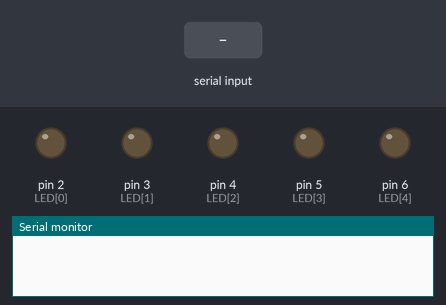
Recording of a sketch running on a simulated Arduino Uno, built with avr-gcc and run on an emulated ATmega328P. Parts: output pins drawn as LEDs (lit = HIGH), the last lines printed to the serial monitor. Dashed ring = blinking. The inputs (shaded band) are chosen by the test bench.

Above: at 0.9 s.
1.0 s: "1" received over Serial
At 1.1 s:
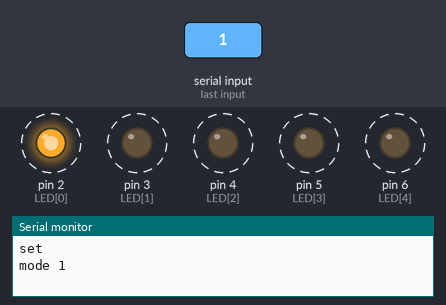
4.0 s: "3" received over Serial
At 4.45 s:
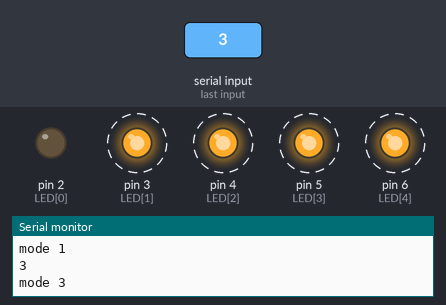
7.0 s: "0" received over Serial
At 7.15 s:
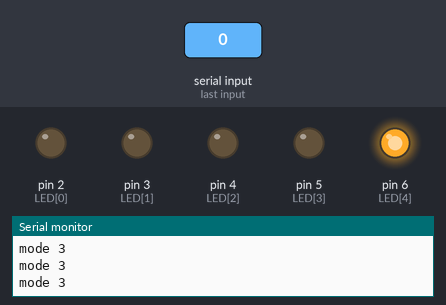
8.5 s: "2" received over Serial
At 9.0 s:
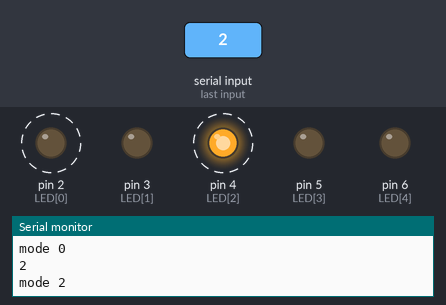
Timing chart, 0 to 12.5 s (numbered marks = the images above; inputs shaded):
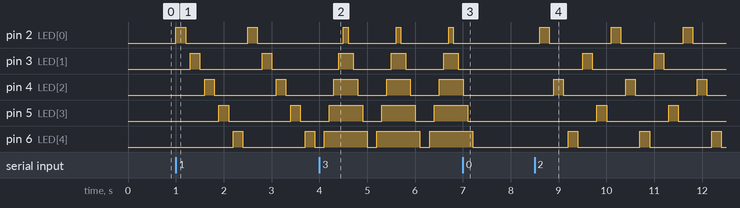

The sketch:

lab2-2.ino
```cpp
// Serial Monitor上輸入再透過藍芽傳資料，控制五顆LED跑馬燈。
#include <SoftwareSerial.h>
SoftwareSerial BTSerial(10, 11);
int LED[5] = {2, 3, 4, 5, 6};

char val;
char b_val;
char condition;
bool led[5] = {0};
bool exe_once = false;
void setup() {
    Serial.begin(9600);
    BTSerial.begin(38400);
    for (int i = 0; i < 5; i++) {
        pinMode(LED[i], OUTPUT);
    }

    while (!exe_once) {
        if (Serial.available()) {
            Serial.println("set");
            val = Serial.read();
            BTSerial.println(val);
            exe_once = true;
        }
    }
}

void loop() {
    //--------------Serial -> bluetooth-------------------//

    if (val == '0') {
        Serial.println("mode 0");
        while (true) {
            for (int i = 0; i < 5; i++)
                digitalWrite(LED[i], led[i]);
            if (Serial.available()) {
                val = Serial.read();
                Serial.println(val);
                BTSerial.println(val);
                break;
            }
        }
    } else if (val == '1') {
        Serial.println("mode 1");
        while (true) {
            for (int i = 0; i < 5; i++) {
                digitalWrite(LED[i], HIGH);
                digitalWrite(led[i], HIGH);
                delay(200);
                digitalWrite(LED[i], LOW);
                digitalWrite(led[i], LOW);
                delay(100);
            }
            if (Serial.available()) {
                val = Serial.read();
                Serial.println(val);
                BTSerial.println(val);
                break;
            }
        }
    } else if (val == '2') {
        Serial.println("mode 2");
        while (true) {
            for (int i = 0; i < 5; i = i + 2) {
                digitalWrite(LED[i], HIGH);  //兩端電壓高到低->LED通電
                digitalWrite(led[i], HIGH);
                delay(200);
                digitalWrite(LED[i], LOW);  //兩端電壓皆為低->LED通電
                digitalWrite(led[i], LOW);
                delay(100);
            }
            for (int i = 1; i < 5; i = i + 2) {
                digitalWrite(LED[i], HIGH);  //兩端電壓高到低->LED通電
                digitalWrite(led[i], HIGH);
                delay(200);
                digitalWrite(LED[i], LOW);  //兩端電壓皆為低->LED通電
                digitalWrite(led[i], LOW);
                delay(100);
            }
            if (Serial.available()) {
                val = Serial.read();
                Serial.println(val);
                BTSerial.println(val);
                break;
            }
        }
    } else if (val == '3') {
        Serial.println("mode 3");
        for (int i = 0; i < 2; i++) {
            if (i == 0) {
                for (int num = 4; num >= 0; num--) {
                    digitalWrite(LED[num], HIGH);
                    digitalWrite(led[num], HIGH);
                    delay(100);
                }
            } else {
                for (int num = 0; num < 5; num++) {
                    digitalWrite(LED[num], LOW);
                    digitalWrite(led[num], LOW);
                    delay(100);
                }
            }
            if (Serial.available()) {
                val = Serial.read();
                Serial.println(val);
                BTSerial.println(val);
                break;
            }
        }
    } else if (val == '4') {
        Serial.println("mode 4");
        while (true) {
            for (int i = 0; i < 5; i++) {
                digitalWrite(LED[i], HIGH);
                digitalWrite(led[i], HIGH);
            }
            if (Serial.available()) {
                val = Serial.read();
                Serial.println(val);
                BTSerial.println(val);
                break;
            }
        }
    } else {
        Serial.println("mode else");
        while (true) {
            for (int i = 0; i < 5; i++) {
                digitalWrite(LED[i], HIGH);
                digitalWrite(led[i], HIGH);
            }
            delay(200);
            for (int i = 0; i < 5; i++) {
                digitalWrite(LED[i], LOW);
                digitalWrite(led[i], LOW);
            }
            delay(100);

            if (Serial.available()) {
                val = Serial.read();
                Serial.println(val);
                BTSerial.println(val);
                break;
            }
        }
    }

    delay(100);
}
```

Measured:
- after the input at 1.0 s, pin 2 (LED[0]): alternates HIGH for 0.20 s and LOW for 1.3 s, starting at once; pin 3 (LED[1]): alternates HIGH for 0.20 s and LOW for 1.3 s, starting after 0.30 s
- after the input at 4.0 s, pin 2 (LED[0]): alternates HIGH for 0.10 s and LOW for 1.0 s, starting after 0.50 s; pin 3 (LED[1]): alternates HIGH for 0.30 s and LOW for 0.80 s, starting after 0.40 s
- after the input at 7.0 s, pin 2 (LED[0]): stays LOW (without the input it goes to HIGH after 0.80 s); pin 3 (LED[1]): stays LOW (without the input it goes to HIGH after 0.70 s); pin 4 (LED[2]): goes on until 7.0 s, then stays LOW; pin 5 (LED[3]): goes on until 7.1 s, then stays LOW; pin 6 (LED[4]): goes on until 7.2 s, then stays LOW
- after the input at 8.5 s, pin 2 (LED[0]): alternates HIGH for 0.20 s and LOW for 1.3 s, starting after 0.10 s; pin 3 (LED[1]): alternates HIGH for 0.20 s and LOW for 1.3 s, starting after 1.0 s
